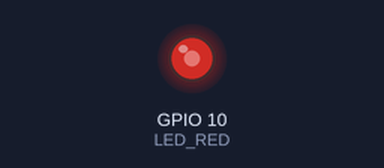
A sketch run on a simulated ESP32-S3. Shown: output pins drawn as LEDs (lit = HIGH). What the sketch prints to the serial monitor is not drawn.

Above: at 0.1 s.
Timing chart, 0 to 1.6 s (numbered marks = the images above):
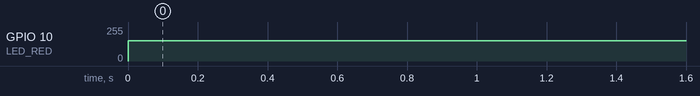

Measured:
- by itself, GPIO 10 (LED_RED): 0/255 → 152/255 at 0.00 s

The sketch:

blink_pwm_led.ino
```cpp
// (licence header left out)
#include "driver/ledc.h"
// the number of the LED pin
const uint8_t LED_RED = 10;
const uint8_t LED_BLUE = 3;
const uint8_t LED_GREEN = 18;
const uint8_t LED_UV = -1;
const uint8_t LED_WHITE = -1;

// setting PWM properties
const int freq = 5000;

const uint8_t LED_RED_CH = 2; //LEDC_CHANNEL_4;
const uint8_t LED_BLUE_CH = 3; //LEDC_CHANNEL_5;
const uint8_t LED_GREEN_CH = 1; //LEDC_CHANNEL_3;
const uint8_t LED_UV_CH = -1;
const uint8_t LED_WHITE_CH = -1;

const int resolution = 8;

void setup(){
  Serial.begin(115200);
  Serial.println("setup");

  // configure LED PWM functionalitites
  ledcSetup(LED_RED_CH, freq, resolution);
  //ledcSetup(LED_BLUE_CH, freq, resolution);
  //ledcSetup(LED_GREEN_CH, freq, resolution);
  //ledcSetup(LED_UV_CH, freq, resolution);
  //ledcSetup(LED_WHITE_CH, freq, resolution);

  // attach the channel to the GPIO to be controlled
}
 void loop(){
    Serial.println("loop");
   statusLED( (const uint8_t[]){1,LED_RED}, 100, 1);
   statusLED( (const uint8_t[]){1,LED_BLUE}, 50, 1);
   statusLED( (const uint8_t[]){1,LED_GREEN}, 50, 1);

   //statusLED( (uint8_t*)(const uint8_t[]){LED_WHITE}, 100, 1);
   //statusLED( (uint8_t*)(const uint8_t[]){LED_UV}, 100, 1);

   //turnOffAllStatusLED();
   delay(2000);

 }

void turnOffAllStatusLED(){
  // TURN OFF ALL LED
  Serial.println("off -> red");

  ledcDetachPin(LED_RED);
  pinMode(LED_RED,INPUT);

  ledcDetachPin(LED_BLUE);
  pinMode(LED_BLUE,INPUT);

  ledcDetachPin(LED_GREEN);
  pinMode(LED_GREEN,INPUT);
  };


void statusLED( const uint8_t* led, int brightness, float time) {
  //turnOffAllStatusLED();

  // turn ON LED
  double bf = (double)brightness*0.6/100*255; // 255 - formula to the left
  int bright = (int)bf;
  int8_t ch;

  Serial.println("brightness:"+ String(bright) );
  Serial.println("size of led:"+ String(led[0]) );

  for(int i=1; i<=led[0]; i++){

    if(led[i]==LED_RED){
      ch=LED_RED_CH;
      pinMode(LED_RED,OUTPUT);
      ledcAttachPin(LED_RED, LED_RED_CH);
      ledcWrite(LED_RED_CH, bright);
          Serial.println("on -> red");
    }

    if(led[i]==LED_GREEN){
      ch=LED_GREEN_CH;
      pinMode(LED_GREEN,OUTPUT);
      ledcAttachPin(LED_GREEN, LED_GREEN_CH);
      ledcWrite(LED_GREEN_CH, bright);
      Serial.println("on -> green");
    }
    if(led[i]==LED_BLUE){
      ch=LED_BLUE_CH;
      pinMode(LED_BLUE,OUTPUT);
      ledcAttachPin(LED_BLUE, LED_BLUE_CH);
      ledcWrite(LED_BLUE_CH, bright);
      Serial.println("on -> blue");
    }

    if(led[i]==LED_UV){
      ch=LED_UV_CH;
      pinMode(LED_UV,OUTPUT);
      ledcAttachPin(LED_UV, LED_UV_CH);

    }

    if(led[i]==LED_WHITE){
      ch=LED_WHITE_CH;
      pinMode(LED_WHITE,OUTPUT);
      ledcAttachPin(LED_WHITE, LED_WHITE_CH);
    }
  } // for

  if (time>0){
    delay(time*1000);
    turnOffAllStatusLED();
  }
};

void blinkStatusLED(uint8_t led[], uint8_t brightness, float time, uint8_t numberBlinks){
  for(int i=0; i<numberBlinks; i++){
    statusLED(led, brightness, time);
    turnOffAllStatusLED();
    delay(time*1000);
  }
};
```
